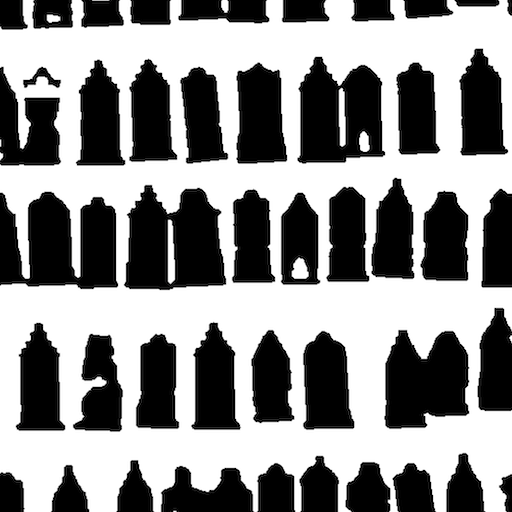
#> input picture Images/pcv_data/data/houses.png, 512 x 512 px
$ python ex7.py
#> lines starting #> are read from the running program, lines starting #| are printed output that depends on the picture; after the words box and inside, x2 and y2 are one past the last pixel; in counts of white or black regions, pixels touching at a corner belong together
from PIL import Image
import numpy as np
from scipy.ndimage import filters
import matplotlib.pyplot as plt
from scipy.ndimage import measurements, morphology, label

##Experiment with successive morphological operations on a thresholded image of
##your choice. When you have found some settings that produce good results, try the
##function center_of_mass in morphology to find the center coordinates of each object
##and plot them in the image.

# Load image and threshold to make sure it is binary
infile = '../Images/pcv_data/data/houses.png'
im = np.array(Image.open(infile).convert('L'))
im = 1*(im<128)
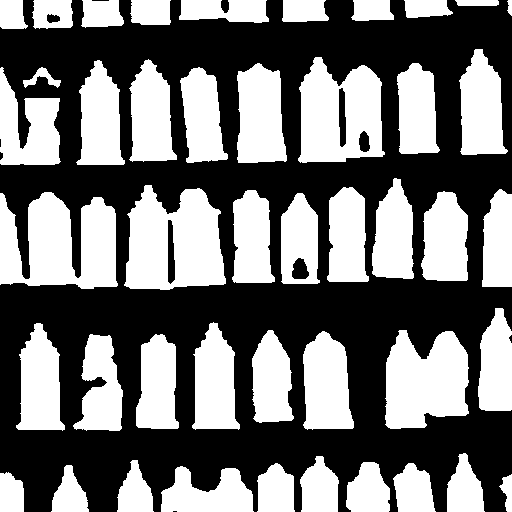
#> im: shape (512, 512) int64; values 0 (black) and 1 (white), 45.3% white; 45 white regions, largest, box (x1, y1, x2, y2) and area: (0, 192, 118, 289) 8286, (124, 185, 226, 290) 7855, (298, 57, 385, 163) 6649

labels, nbr_objects = measurements.label(im)
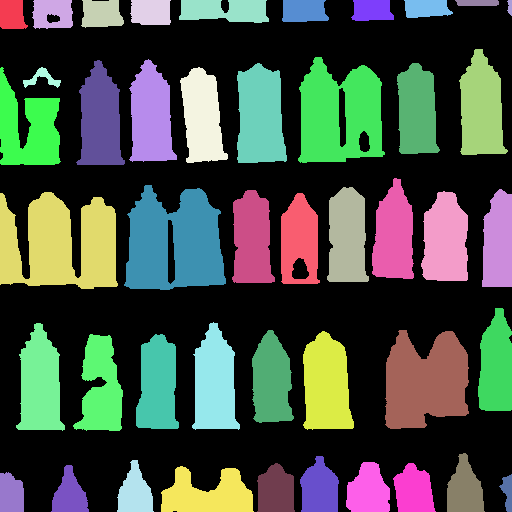
#> labels: shape (512, 512) int32; 46 distinct labels, from 0 to 45; one colour per label, 0 black
#> nbr_objects = 45
print ("Number of objects:", nbr_objects)
#| Number of objects: 45

# morphology - opening to separate object better
im_open = morphology.binary_opening(im, np.ones((9,5)), iterations=4)
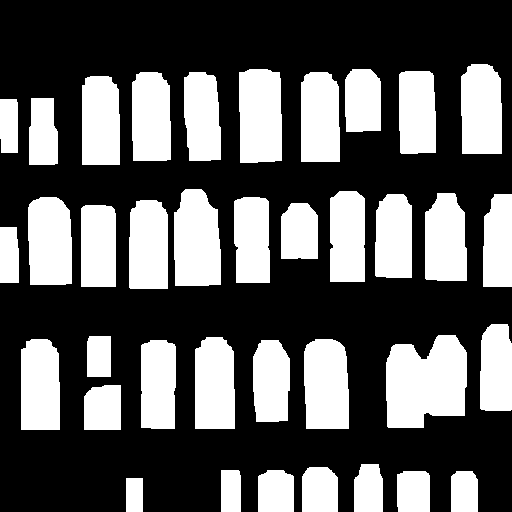
#> im_open: shape (512, 512) bool; 36.2% white; 37 white regions, largest, box (x1, y1, x2, y2) and area: (386, 335, 467, 428) 6093, (174, 189, 221, 286) 4018, (239, 69, 282, 163) 3853

labels_open, nbr_objects_open = measurements.label(im_open)
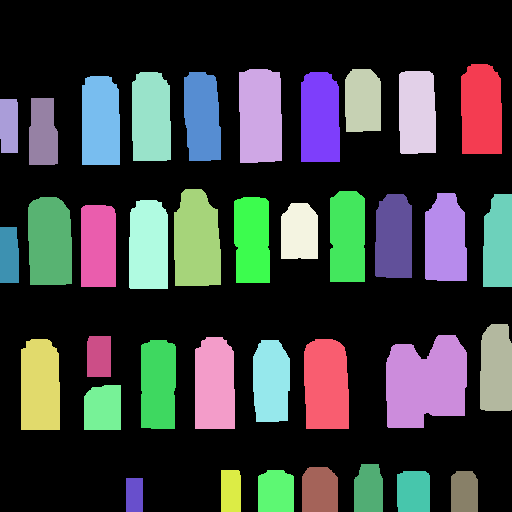
#> labels_open: shape (512, 512) int32; 38 distinct labels, from 0 to 37; one colour per label, 0 black
#> nbr_objects_open = 37
print ("Number of objects:", nbr_objects_open)
#| Number of objects: 37

lbl = label(im_open)[0]
list_center_mass = measurements.center_of_mass(im_open, lbl, range(1,nbr_objects_open))
#> list_center_mass = 36 pairs, first value 100.8 to 491.7, second value 8.6 to 497.9
print ("list_center_mass:", list_center_mass)
#> (printed output is left out)

plt.figure()
plt.imshow(im_open)

for item in list_center_mass:
    plt.plot(item[0], item[1],'ro')
#> this loop made 36 passes
#> item on passes 1 to 12: (110.3, 481), (115.9, 259.9), (100.8, 362.4), (112.3, 416.7), (117.5, 150.7), (116.6, 201.8), (118.2, 319.6), (121.5, 100.2), (132.8, 42.54), (125.3, 8.6), (241, 196.3), (236.9, 347.1)

plt.show()
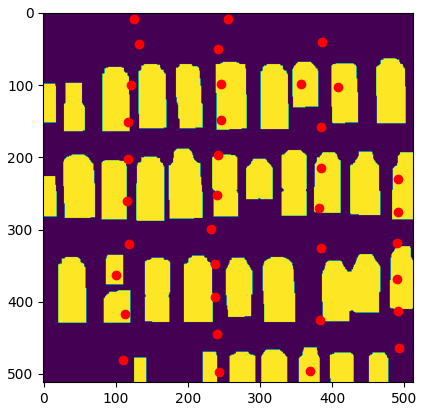
#> figure drawn by matplotlib, 1 panel
